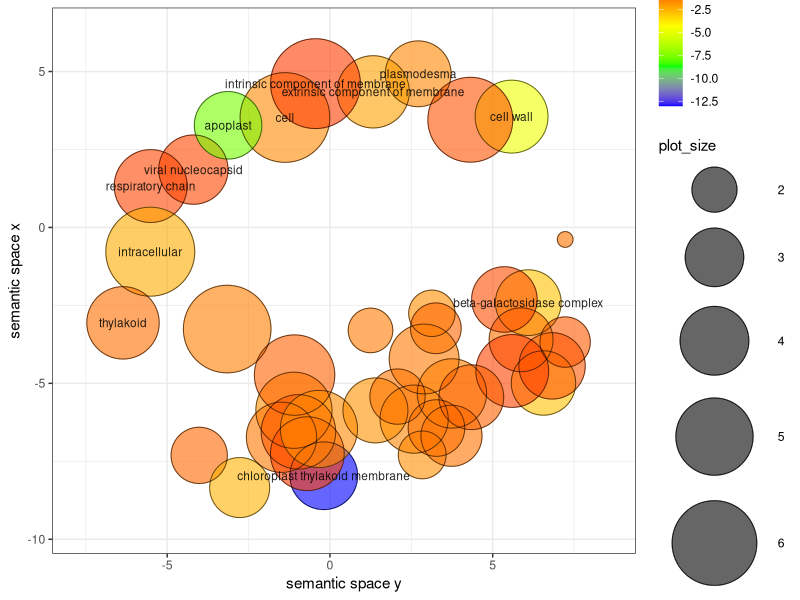

This figure's R source:


# A plotting R script produced by the REVIGO server at http://revigo.irb.hr/
# If you found REVIGO useful in your work, please cite the following reference:
# Supek F et al. "REVIGO summarizes and visualizes long lists of Gene Ontology
# terms" PLoS ONE 2011. doi:10.1371/journal.pone.0021800


# --------------------------------------------------------------------------
# If you don't have the ggplot2 package installed, uncomment the following line:
# install.packages( "ggplot2" );
library( ggplot2 );
# --------------------------------------------------------------------------
# If you don't have the scales package installed, uncomment the following line:
# install.packages( "scales" );
library( scales );


# --------------------------------------------------------------------------
# Here is your data from REVIGO. Scroll down for plot configuration options.

revigo.names <- c("term_ID","description","frequency_%","plot_X","plot_Y","plot_size","log10_p_value","uniqueness","dispensability");
revigo.data <- rbind(c("GO:0005623","cell",53.553,-1.383, 3.526, 6.722,-1.6609,0.991,0.000),
c("GO:0009341","beta-galactosidase complex", 0.048, 6.094,-2.412, 3.673,-2.9318,0.693,0.000),
c("GO:0009506","plasmodesma", 0.049, 2.711, 4.927, 3.682,-1.6123,0.980,0.000),
c("GO:0009535","chloroplast thylakoid membrane", 0.078,-0.190,-7.964, 3.883,-13.0269,0.425,0.000),
c("GO:0019013","viral nucleocapsid", 0.115,-4.196, 1.854, 4.052,-0.5008,0.980,0.000),
c("GO:0048046","apoplast", 0.073,-3.130, 3.276, 3.856,-7.6383,0.957,0.000),
c("GO:0019898","extrinsic component of membrane", 0.249, 1.328, 4.349, 4.389,-2.1537,0.959,0.028),
c("GO:0070469","respiratory chain", 0.296,-5.508, 1.327, 4.465,-0.4839,0.959,0.040),
c("GO:0005618","cell wall", 0.294, 5.580, 3.554, 4.462,-4.7959,0.876,0.047),
c("GO:0031224","intrinsic component of membrane",55.975,-0.445, 4.612, 6.741,-0.4138,0.956,0.074),
c("GO:0005622","intracellular",41.175,-5.520,-0.778, 6.608,-2.3904,0.857,0.092),
c("GO:0009579","thylakoid", 0.257,-6.358,-3.060, 4.403,-1.1457,0.820,0.101),
c("GO:0017071","intracellular cyclic nucleotide activated cation channel complex", 0.000, 7.227,-0.386, 1.114,-1.2159,0.814,0.159),
c("GO:0080085","signal recognition particle, chloroplast targeting", 0.001, 1.246,-3.303, 1.968,-1.3875,0.689,0.193),
c("GO:0043073","germ cell nucleus", 0.006,-4.017,-7.310, 2.797,-1.0030,0.738,0.203),
c("GO:0030076","light-harvesting complex", 0.035, 6.560,-4.989, 3.538,-2.8996,0.664,0.217),
c("GO:0017177","glucosidase II complex", 0.001, 2.834,-7.295, 2.167,-1.7637,0.609,0.269),
c("GO:0000795","synaptonemal complex", 0.013,-2.774,-8.342, 3.123,-2.5686,0.648,0.274),
c("GO:0010598","NAD(P)H dehydrogenase complex (plastoquinone)", 0.002, 7.226,-3.676, 2.342,-0.8122,0.675,0.275),
c("GO:0005737","cytoplasm",26.017,-3.157,-3.259, 6.408,-1.4377,0.742,0.276),
c("GO:0031410","cytoplasmic vesicle", 0.729,-1.107,-5.863, 4.856,-1.7841,0.626,0.299),
c("GO:0016282","eukaryotic 43S preinitiation complex", 0.087, 2.586,-6.148, 3.931,-1.5426,0.600,0.302),
c("GO:0005764","lysosome", 0.149,-1.488,-6.730, 4.165,-1.3246,0.652,0.316),
c("GO:0005945","6-phosphofructokinase complex", 0.001, 3.131,-2.754, 2.076,-1.7637,0.618,0.334),
c("GO:0009536","plastid", 0.370,-0.695,-7.256, 4.561,-0.4276,0.641,0.343),
c("GO:0005852","eukaryotic translation initiation factor 3 complex", 0.117, 3.747,-5.324, 4.060,-1.4815,0.581,0.349),
c("GO:0005773","vacuole", 0.455,-0.968,-6.557, 4.651,-0.7570,0.636,0.350),
c("GO:0016272","prefoldin complex", 0.056, 6.824,-4.440, 3.741,-0.7240,0.709,0.361),
c("GO:0031519","PcG protein complex", 0.017, 3.734,-6.682, 3.224,-1.2159,0.577,0.382),
c("GO:0005948","acetolactate synthase complex", 0.002, 3.253,-3.235, 2.365,-1.0030,0.624,0.396),
c("GO:0070545","PeBoW complex", 0.007, 3.272,-6.434, 2.823,-1.2159,0.551,0.399),
c("GO:0045281","succinate dehydrogenase complex", 0.031, 5.872,-3.604, 3.488,-1.2169,0.565,0.403),
c("GO:0005667","transcription factor complex", 0.288, 5.601,-4.604, 4.452,-0.4457,0.622,0.408),
c("GO:0005763","mitochondrial small ribosomal subunit", 0.040, 1.397,-5.868, 3.597,-1.8545,0.521,0.418),
c("GO:0005829","cytosol", 2.553,-1.087,-4.735, 5.400,-0.9071,0.626,0.420),
c("GO:0005794","Golgi apparatus", 0.969,-0.339,-6.464, 4.979,-1.7020,0.589,0.441),
c("GO:0009332","glutamate-tRNA ligase complex", 0.133, 2.893,-4.220, 4.115,-1.3875,0.560,0.444),
c("GO:0031201","SNARE complex", 0.038, 4.344,-5.445, 3.574,-0.9444,0.572,0.453),
c("GO:0005834","heterotrimeric G-protein complex", 0.046, 5.359,-2.310, 3.655,-0.6231,0.564,0.464),
c("GO:0005886","plasma membrane",10.510, 4.312, 3.454, 6.015,-0.6796,0.847,0.472),
c("GO:0017059","serine C-palmitoyltransferase complex", 0.005, 2.075,-5.425, 2.715,-1.2159,0.556,0.479));

one.data <- data.frame(revigo.data);
names(one.data) <- revigo.names;
one.data <- one.data [(one.data$plot_X != "null" & one.data$plot_Y != "null"), ];
one.data$plot_X <- as.numeric( as.character(one.data$plot_X) );
one.data$plot_Y <- as.numeric( as.character(one.data$plot_Y) );
one.data$plot_size <- as.numeric( as.character(one.data$plot_size) );
one.data$log10_p_value <- as.numeric( as.character(one.data$log10_p_value) );
one.data$frequency <- as.numeric( as.character(one.data$frequency) );
one.data$uniqueness <- as.numeric( as.character(one.data$uniqueness) );
one.data$dispensability <- as.numeric( as.character(one.data$dispensability) );
#head(one.data);


# --------------------------------------------------------------------------
# Names of the axes, sizes of the numbers and letters, names of the columns,
# etc. can be changed below

p1 <- ggplot( data = one.data );
p1 <- p1 + geom_point( aes( plot_X, plot_Y, colour = log10_p_value, size = plot_size), alpha = I(0.6) ) + scale_size_area();
p1 <- p1 + scale_colour_gradientn( colours = c("blue", "green", "yellow", "red"), limits = c( min(one.data$log10_p_value), 0) );
p1 <- p1 + geom_point( aes(plot_X, plot_Y, size = plot_size), shape = 21, fill = "transparent", colour = I (alpha ("black", 0.6) )) + scale_size_area();
p1 <- p1 + scale_size( range=c(5, 30)) + theme_bw(); # + scale_fill_gradientn(colours = heat_hcl(7), limits = c(-300, 0) );
ex <- one.data [ one.data$dispensability < 0.15, ]; 
p1 <- p1 + geom_text( data = ex, aes(plot_X, plot_Y, label = description), colour = I(alpha("black", 0.85)), size = 3 );
p1 <- p1 + labs (y = "semantic space x", x = "semantic space y");
p1 <- p1 + theme(legend.key = element_blank()) ;
one.x_range = max(one.data$plot_X) - min(one.data$plot_X);
one.y_range = max(one.data$plot_Y) - min(one.data$plot_Y);
p1 <- p1 + xlim(min(one.data$plot_X)-one.x_range/10,max(one.data$plot_X)+one.x_range/10);
p1 <- p1 + ylim(min(one.data$plot_Y)-one.y_range/10,max(one.data$plot_Y)+one.y_range/10);



# --------------------------------------------------------------------------
# Output the plot to screen

p1;

# Uncomment the line below to also save the plot to a file.
# The file type depends on the extension (default=pdf).

# ggsave("C:/Users/path_to_your_file/revigo-plot.pdf");
